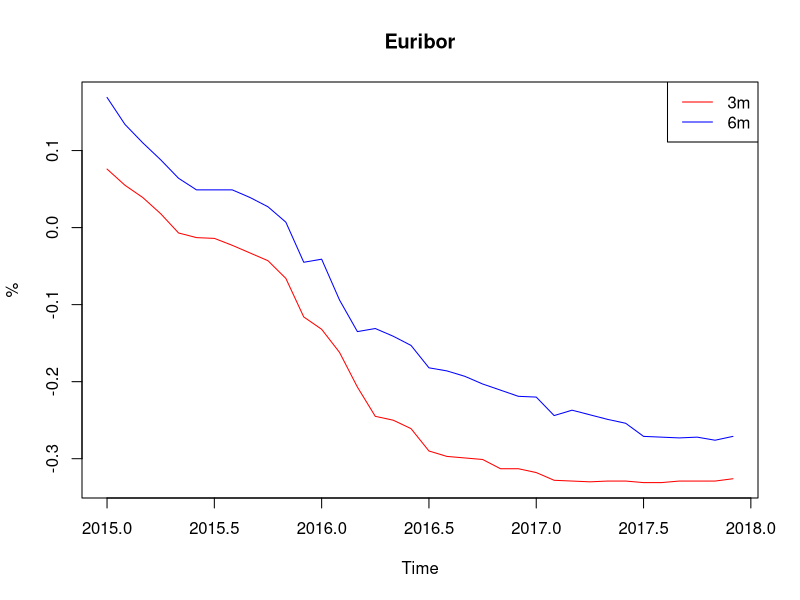
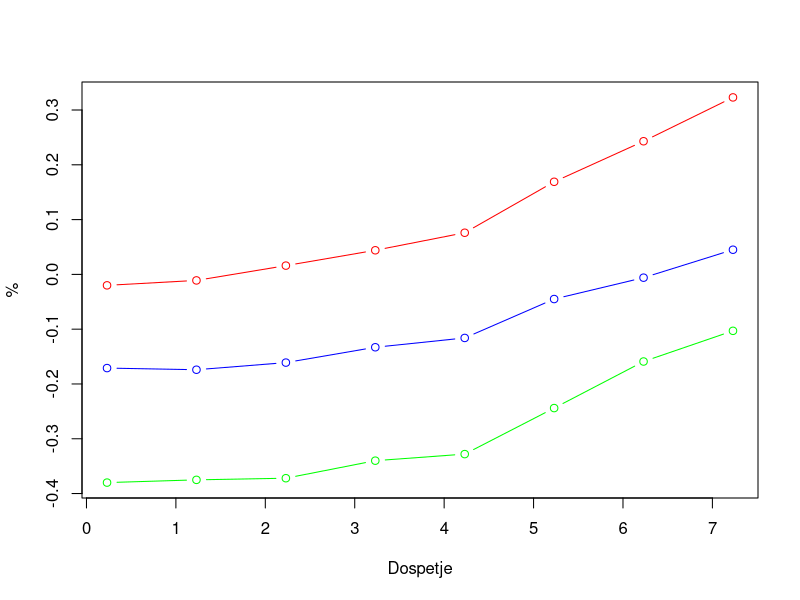

These charts were generated, in order, by the following R code:
library("readr")
library("dplyr")
library("tidyr")
library("ggplot2")

# Obdobje: 2015-2017
# Tip terminske obrestne mere: 3x6

# Uvoz podatkov

eu15 <- read_csv("EURIBOR_2015.csv")
eu16 <- read_csv("EURIBOR_2016.csv")
eu17 <- read_csv("EURIBOR_2017.csv")

# Čiščenje in urejanje podatkov

#eu15

mesec <- 1
k <- 2
v <- 1
while (mesec < 13) {
  if (as.numeric(unlist(strsplit(colnames(eu15)[k], split = "/"))[2]) == mesec) {mesec <- mesec+1; v <- c(v, k)};
  k <- k+1
}

eu15 <- eu15[v]
eu15 <- t(eu15)
colnames(eu15) <- c("1w", "2w", "1m", "2m", "3m", "6m", "9m", "12m")
eu15 <- eu15[-1,]
eu15 <- data.frame(eu15)

#eu16

mesec <- 1
k <- 2
v <- 1
while (mesec < 13) {
  if (as.numeric(unlist(strsplit(colnames(eu16)[k], split = "/"))[2]) == mesec) {mesec <- mesec+1; v <- c(v, k)};
  k <- k+1
}

eu16 <- eu16[v]
eu16 <- t(eu16)
colnames(eu16) <- c("1w", "2w", "1m", "2m", "3m", "6m", "9m", "12m")
eu16 <- eu16[-1,]
eu16 <- data.frame(eu16)

#eu17

mesec <- 1
k <- 2
v <- 1
while (mesec < 13) {
  if (as.numeric(unlist(strsplit(colnames(eu17)[k], split = "/"))[2]) == mesec) {mesec <- mesec+1; v <- c(v, k)};
  k <- k+1
}

eu17 <- eu17[v]
eu17 <- t(eu17)
colnames(eu17) <- c("1w", "2w", "1m", "2m", "3m", "6m", "9m", "12m")
eu17 <- eu17[-1,]
eu17 <- data.frame(eu17)

# Graf: sprememba 3x6 obrestne mere glede na čas

X <- eu15[,5:6]
Y <- eu16[,5:6]
Z <- eu17[,5:6]
XYZ <- rbind(X, Y, Z)
XYZ <- data.frame(XYZ)

graf <- ts.plot(ts(data=as.matrix(XYZ), start=c(2015,1,2), end=c(2017,12,1), frequency = 12), gpars=list(xlab="Time", ylab="%"), col=c("red", "blue"));
        title(main="Euribor"); 
        legend("topright", legend = c("3m", "6m"), col=c("red", "blue"), lty = c(1,1))

# 2.naloga

# Izbrani datumi: 2.1.2015, 1.12.2015 (6 se ustavi in naraste za kratek čas), 1.2.2017 (6 strmo pade in naraste)

m <- rbind(eu15[1,], eu15[12,], eu17[2,])
m <- t(m)
row.names(m) <- c(0.23, 0.46, 1, 2, 3, 6, 9, 12)
m <- data.frame(m)
graf2 <- ts.plot(ts(data=as.matrix(m), start=c(0.23)), gpars=list(xlab="Dospetje", ylab="%"), type = "b", col=c("red", "blue", "green"));



